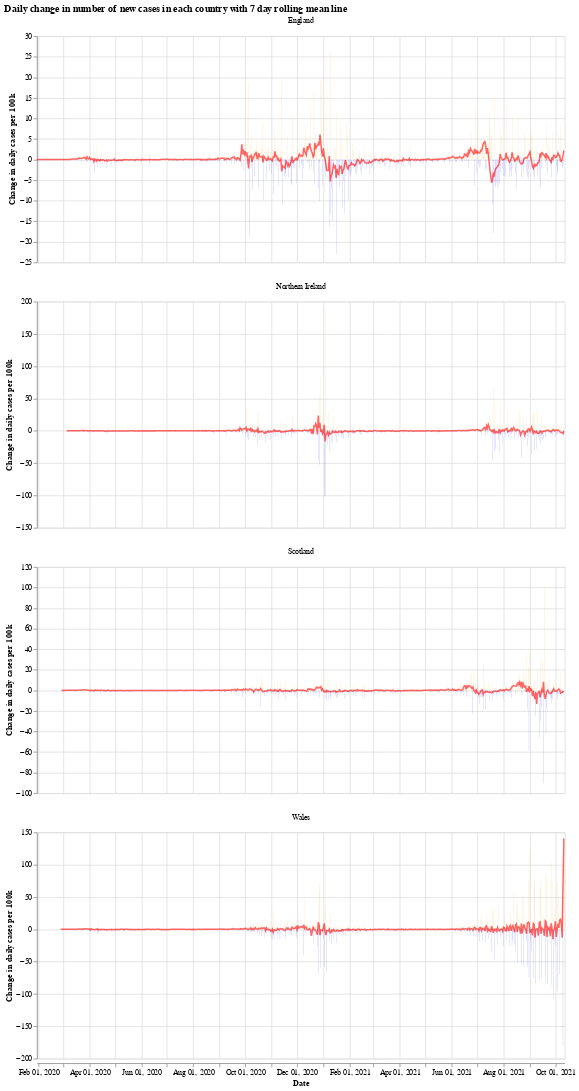

The notebook cell saved with this chart:
### Markdown cell above
We will use the Python library `Altair` for visualising the data, see the [altair docs](https://altair-viz.github.io/) for more information.

First we have a graph which shows the daily change in the number of new cases for each country. This number jumps up and down all over the place, which is likely due to delay in reporting of new cases over the weekend. Another interesting thing is that it looks like the daily cases in Wales experienced a much shorter period of calm over the summer (calm in the sense of daily cases not jumping up and down).

The orange bars are days when the number of new cases (per 100k population) was more than the previous day, while the blue are days when the number of new cases dropped. The red line is the 7 day moving average. 

When the moving average line is below 0, it means that there is a consistent drop in new cases. We can see this clearly happening around the times that lockdowns were introduced (though, to varying degrees). I will update the graphs soon with a marker of when each lockdown started.

### Code cell
# collapse
import altair as alt

bars = alt.Chart(uk_cases).mark_bar().encode(
    x=alt.X("yearmonthdate(date):T", axis=alt.Axis(title='Date')),
    y=alt.Y("casesChangeRate:Q", axis=alt.Axis(title='Change in daily cases per 100k')),
    tooltip='casesChange',
    color=alt.condition(
        alt.datum.casesChangeRate > 0,
        alt.value("orange"),  # The positive color
        alt.value("blue")  # The negative color
    )
).properties(title='Daily change in number of new cases with 7 day rolling mean',width=700).interactive()

line = alt.Chart(uk_cases).mark_line(
    color='red',
    size=2,
    opacity=0.6
).transform_window(
    rolling_mean='mean(casesChangeRate)',
    frame=[0, 7],
    groupby=['areaName']
).encode(
    x='yearmonthdate(date):T',
    y='rolling_mean:Q'
)

alt.layer(bars, line, data=uk_cases).facet(alt.Column(
    'areaName', title=''), columns=1).resolve_scale(y='independent').properties(title='Daily change in number of new cases in each country with 7 day rolling mean line')

### Figure 1 — Vega-Lite specification as saved in the notebook (floating-point values rounded to 4 significant figures; data arrays with more than 128 entries replaced by an {"elided": "..."} marker saying what was removed)
{"config": {"view": {"continuousWidth": 400, "continuousHeight": 300}}, "data": {"name": "data-29f6b9626767e5b4a9cb25f148926bc5"}, "facet": {"type": "nominal", "field": "areaName", "title": ""}, "spec": {"layer": [{"mark": "bar", "encoding": {"color": {"condition": {"value": "orange", "test": "(datum.casesChangeRate > 0)"}, "value": "blue"}, "tooltip": {"type": "quantitative", "field": "casesChange"}, "x": {"type": "temporal", "axis": {"title": "Date"}, "field": "date", "timeUnit": "yearmonthdate"}, "y": {"type": "quantitative", "axis": {"title": "Change in daily cases per 100k"}, "field": "casesChangeRate"}}, "selection": {"selector001": {"type": "interval", "bind": "scales", "encodings": ["x", "y"]}}, "title": "Daily change in number of new cases with 7 day rolling mean", "width": 700}, {"mark": {"type": "line", "color": "red", "opacity": 0.6, "size": 2}, "encoding": {"x": {"type": "temporal", "field": "date", "timeUnit": "yearmonthdate"}, "y": {"type": "quantitative", "field": "rolling_mean"}}, "transform": [{"window": [{"op": "mean", "field": "casesChangeRate", "as": "rolling_mean"}], "frame": [0, 7], "groupby": ["areaName"]}]}]}, "columns": 1, "resolve": {"scale": {"y": "independent"}}, "title": "Daily change in number of new cases in each country with 7 day rolling mean line", "$schema": "https://vega.github.io/schema/vega-lite/v4.8.1.json", "datasets": {"data-29f6b9626767e5b4a9cb25f148926bc5": {"elided": "2392 records"}}}
